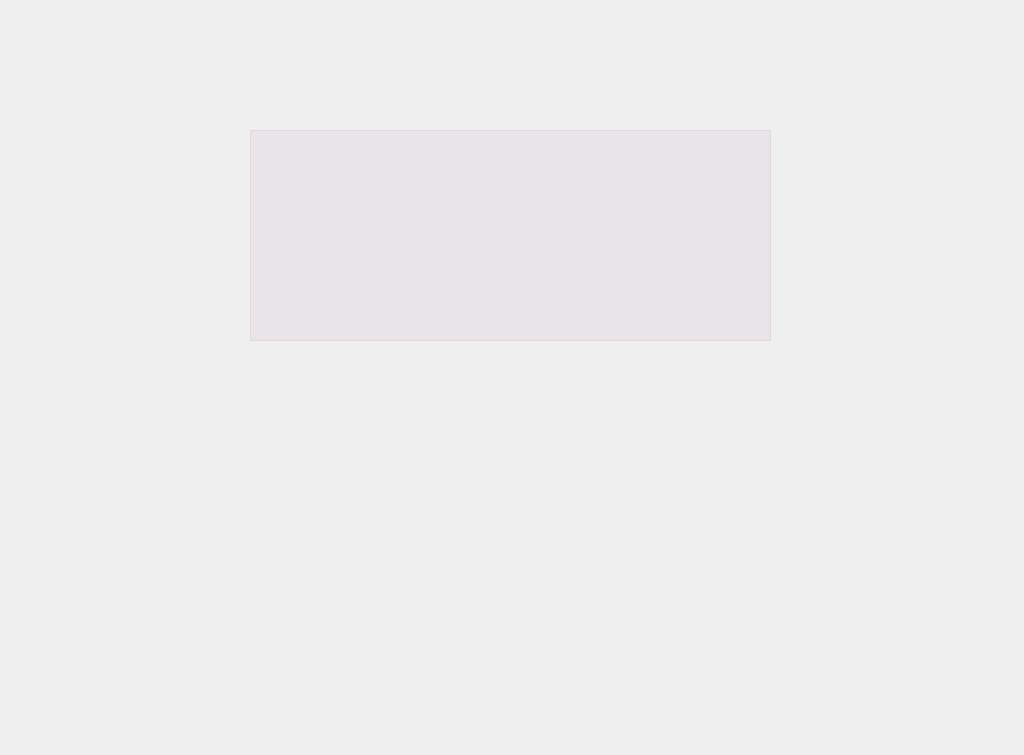
<?xml version="1.0" encoding="UTF-8"?>
<ui version="4.0">
 <class>mainmenu</class>
 <widget class="QWidget" name="mainmenu">
  <property name="geometry">
   <rect>
    <x>0</x>
    <y>0</y>
    <width>1024</width>
    <height>755</height>
   </rect>
  </property>
  <property name="windowTitle">
   <string>Form</string>
  </property>
  <widget class="QPushButton" name="pushButton">
   <property name="geometry">
    <rect>
     <x>373</x>
     <y>677</y>
     <width>277</width>
     <height>39</height>
    </rect>
   </property>
   <property name="styleSheet">
    <string notr="true">border-radius:3px;</string>
   </property>
   <property name="text">
    <string/>
   </property>
  </widget>
  <widget class="QLabel" name="adinfo">
   <property name="geometry">
    <rect>
     <x>792</x>
     <y>310</y>
     <width>211</width>
     <height>20</height>
    </rect>
   </property>
   <property name="font">
    <font>
     <family>Acrom Medium</family>
     <pointsize>10</pointsize>
     <weight>50</weight>
     <bold>false</bold>
    </font>
   </property>
   <property name="styleSheet">
    <string notr="true"/>
   </property>
   <property name="text">
    <string/>
   </property>
  </widget>
  <widget class="QPushButton" name="pushButton_2">
   <property name="geometry">
    <rect>
     <x>351</x>
     <y>541</y>
     <width>249</width>
     <height>38</height>
    </rect>
   </property>
   <property name="styleSheet">
    <string notr="true">border-radius:3px;</string>
   </property>
   <property name="text">
    <string/>
   </property>
  </widget>
  <widget class="QPushButton" name="Changetar">
   <property name="geometry">
    <rect>
     <x>604</x>
     <y>541</y>
     <width>249</width>
     <height>38</height>
    </rect>
   </property>
   <property name="styleSheet">
    <string notr="true">border-radius:3px;</string>
   </property>
   <property name="text">
    <string/>
   </property>
  </widget>
  <widget class="QPushButton" name="change_pass">
   <property name="geometry">
    <rect>
     <x>351</x>
     <y>388</y>
     <width>249</width>
     <height>38</height>
    </rect>
   </property>
   <property name="styleSheet">
    <string notr="true">border-radius:3px;</string>
   </property>
   <property name="text">
    <string/>
   </property>
  </widget>
  <widget class="QPushButton" name="Changetar_2">
   <property name="geometry">
    <rect>
     <x>604</x>
     <y>388</y>
     <width>249</width>
     <height>38</height>
    </rect>
   </property>
   <property name="styleSheet">
    <string notr="true">border-radius:3px;</string>
   </property>
   <property name="text">
    <string/>
   </property>
  </widget>
  <widget class="QPushButton" name="Newhouse">
   <property name="geometry">
    <rect>
     <x>14</x>
     <y>131</y>
     <width>217</width>
     <height>47</height>
    </rect>
   </property>
   <property name="styleSheet">
    <string notr="true">border-radius:3px;</string>
   </property>
   <property name="text">
    <string/>
   </property>
  </widget>
  <widget class="QListWidget" name="Homes">
   <property name="geometry">
    <rect>
     <x>250</x>
     <y>130</y>
     <width>521</width>
     <height>211</height>
    </rect>
   </property>
   <property name="font">
    <font>
     <family>Acrom Medium</family>
     <pointsize>12</pointsize>
    </font>
   </property>
   <property name="autoFillBackground">
    <bool>false</bool>
   </property>
   <property name="styleSheet">
    <string notr="true">border-top-color: rgb(92, 53, 102);
selection-background-color: rgb(173, 127, 168);
color: rgb(238, 238, 236);
background-color: rgba(173, 127, 168,0.1);</string>
   </property>
   <property name="alternatingRowColors">
    <bool>false</bool>
   </property>
  </widget>
  <widget class="QPushButton" name="delete_house">
   <property name="geometry">
    <rect>
     <x>14</x>
     <y>188</y>
     <width>217</width>
     <height>47</height>
    </rect>
   </property>
   <property name="styleSheet">
    <string notr="true">border-radius:3px;</string>
   </property>
   <property name="text">
    <string/>
   </property>
  </widget>
  <widget class="QPushButton" name="delacc">
   <property name="geometry">
    <rect>
     <x>98</x>
     <y>388</y>
     <width>249</width>
     <height>38</height>
    </rect>
   </property>
   <property name="styleSheet">
    <string notr="true">border-radius:3px;</string>
   </property>
   <property name="text">
    <string/>
   </property>
  </widget>
  <widget class="QPushButton" name="add_room">
   <property name="geometry">
    <rect>
     <x>790</x>
     <y>131</y>
     <width>217</width>
     <height>47</height>
    </rect>
   </property>
   <property name="styleSheet">
    <string notr="true">border-radius:3px;</string>
   </property>
   <property name="text">
    <string/>
   </property>
  </widget>
  <widget class="QPushButton" name="info_house">
   <property name="geometry">
    <rect>
     <x>14</x>
     <y>243</y>
     <width>217</width>
     <height>47</height>
    </rect>
   </property>
   <property name="styleSheet">
    <string notr="true">border-radius:3px;</string>
   </property>
   <property name="text">
    <string/>
   </property>
  </widget>
  <widget class="QPushButton" name="dele_room">
   <property name="geometry">
    <rect>
     <x>790</x>
     <y>187</y>
     <width>217</width>
     <height>47</height>
    </rect>
   </property>
   <property name="styleSheet">
    <string notr="true">border-radius:3px;</string>
   </property>
   <property name="text">
    <string/>
   </property>
  </widget>
  <widget class="QPushButton" name="Change_h">
   <property name="geometry">
    <rect>
     <x>14</x>
     <y>299</y>
     <width>217</width>
     <height>47</height>
    </rect>
   </property>
   <property name="acceptDrops">
    <bool>false</bool>
   </property>
   <property name="autoFillBackground">
    <bool>false</bool>
   </property>
   <property name="styleSheet">
    <string notr="true">border-radius:3px;</string>
   </property>
   <property name="text">
    <string/>
   </property>
  </widget>
  <widget class="QPushButton" name="Countet_butt">
   <property name="geometry">
    <rect>
     <x>98</x>
     <y>464</y>
     <width>249</width>
     <height>38</height>
    </rect>
   </property>
   <property name="styleSheet">
    <string notr="true">border-radius:3px;</string>
   </property>
   <property name="text">
    <string/>
   </property>
  </widget>
  <widget class="QPushButton" name="chang_room">
   <property name="geometry">
    <rect>
     <x>790</x>
     <y>244</y>
     <width>217</width>
     <height>47</height>
    </rect>
   </property>
   <property name="styleSheet">
    <string notr="true">border-radius:3px;</string>
   </property>
   <property name="text">
    <string/>
   </property>
  </widget>
  <widget class="QPushButton" name="Devais_butt">
   <property name="geometry">
    <rect>
     <x>604</x>
     <y>464</y>
     <width>249</width>
     <height>38</height>
    </rect>
   </property>
   <property name="styleSheet">
    <string notr="true">border-radius:3px;</string>
   </property>
   <property name="text">
    <string/>
   </property>
  </widget>
  <widget class="QPushButton" name="Sencor_butt">
   <property name="geometry">
    <rect>
     <x>351</x>
     <y>464</y>
     <width>249</width>
     <height>38</height>
    </rect>
   </property>
   <property name="styleSheet">
    <string notr="true">border-radius:3px;</string>
   </property>
   <property name="text">
    <string/>
   </property>
  </widget>
  <widget class="QPushButton" name="bank">
   <property name="geometry">
    <rect>
     <x>98</x>
     <y>541</y>
     <width>249</width>
     <height>38</height>
    </rect>
   </property>
   <property name="styleSheet">
    <string notr="true">border-radius:3px;</string>
   </property>
   <property name="text">
    <string/>
   </property>
  </widget>
  <widget class="QLabel" name="label_2">
   <property name="geometry">
    <rect>
     <x>0</x>
     <y>0</y>
     <width>1024</width>
     <height>755</height>
    </rect>
   </property>
   <property name="text">
    <string/>
   </property>
   <property name="pixmap">
    <pixmap resource="pich.qrc">:/picha/Pichures/MenuScreenUser.png</pixmap>
   </property>
  </widget>
  <zorder>label_2</zorder>
  <zorder>Newhouse</zorder>
  <zorder>pushButton</zorder>
  <zorder>adinfo</zorder>
  <zorder>pushButton_2</zorder>
  <zorder>Changetar</zorder>
  <zorder>change_pass</zorder>
  <zorder>Changetar_2</zorder>
  <zorder>Homes</zorder>
  <zorder>delete_house</zorder>
  <zorder>delacc</zorder>
  <zorder>add_room</zorder>
  <zorder>info_house</zorder>
  <zorder>dele_room</zorder>
  <zorder>Change_h</zorder>
  <zorder>Countet_butt</zorder>
  <zorder>chang_room</zorder>
  <zorder>Devais_butt</zorder>
  <zorder>Sencor_butt</zorder>
  <zorder>bank</zorder>
 </widget>
 <resources>
  <include location="pich.qrc"/>
 </resources>
 <connections/>
</ui>
